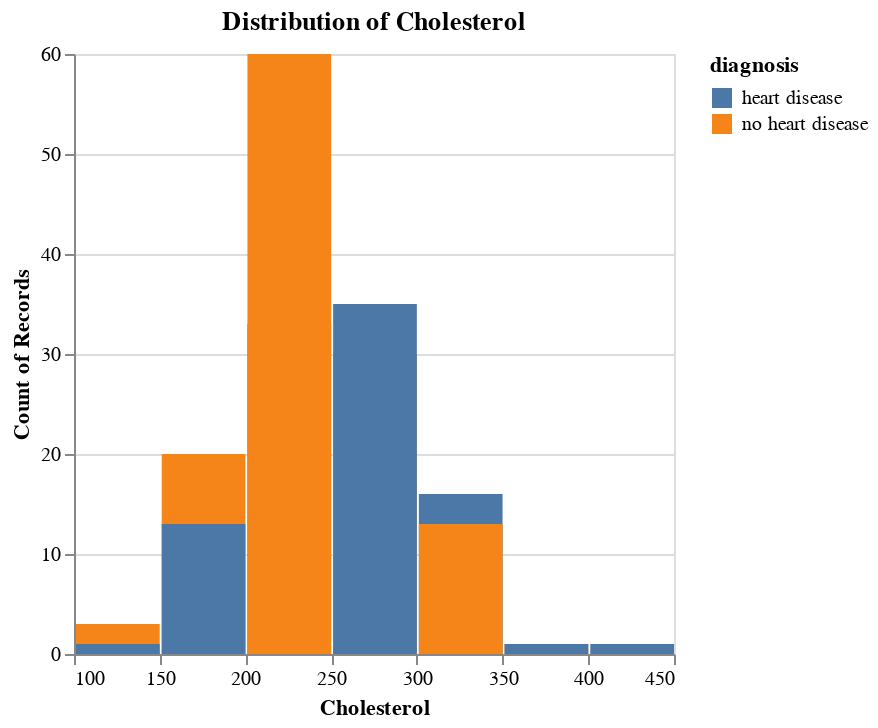

The notebook cell saved with this chart:
### Code cell
# cholesterol
chol_hist = alt.Chart(heart_disease_to_plot).mark_bar().encode(
    x=alt.X("cholesterol:Q", bin = True).title("Cholesterol"),
    y=alt.Y("count()").stack(False),
    color = "diagnosis:N"
).properties(
    title = "Distribution of Cholesterol"
)

chol_hist

### Figure 1 — Vega-Lite specification as saved in the notebook (floating-point values rounded to 4 significant figures; data arrays with more than 128 entries replaced by an {"elided": "..."} marker saying what was removed)
{"config": {"view": {"continuousWidth": 300, "continuousHeight": 300}}, "data": {"name": "data-25e3597a03accb6bb1b5e8b0bca3f10b"}, "mark": {"type": "bar"}, "encoding": {"color": {"field": "diagnosis", "type": "nominal"}, "x": {"bin": true, "field": "cholesterol", "title": "Cholesterol", "type": "quantitative"}, "y": {"aggregate": "count", "stack": false, "type": "quantitative"}}, "title": "Distribution of Cholesterol", "$schema": "https://vega.github.io/schema/vega-lite/v5.8.0.json", "datasets": {"data-25e3597a03accb6bb1b5e8b0bca3f10b": {"elided": "227 records"}}}
